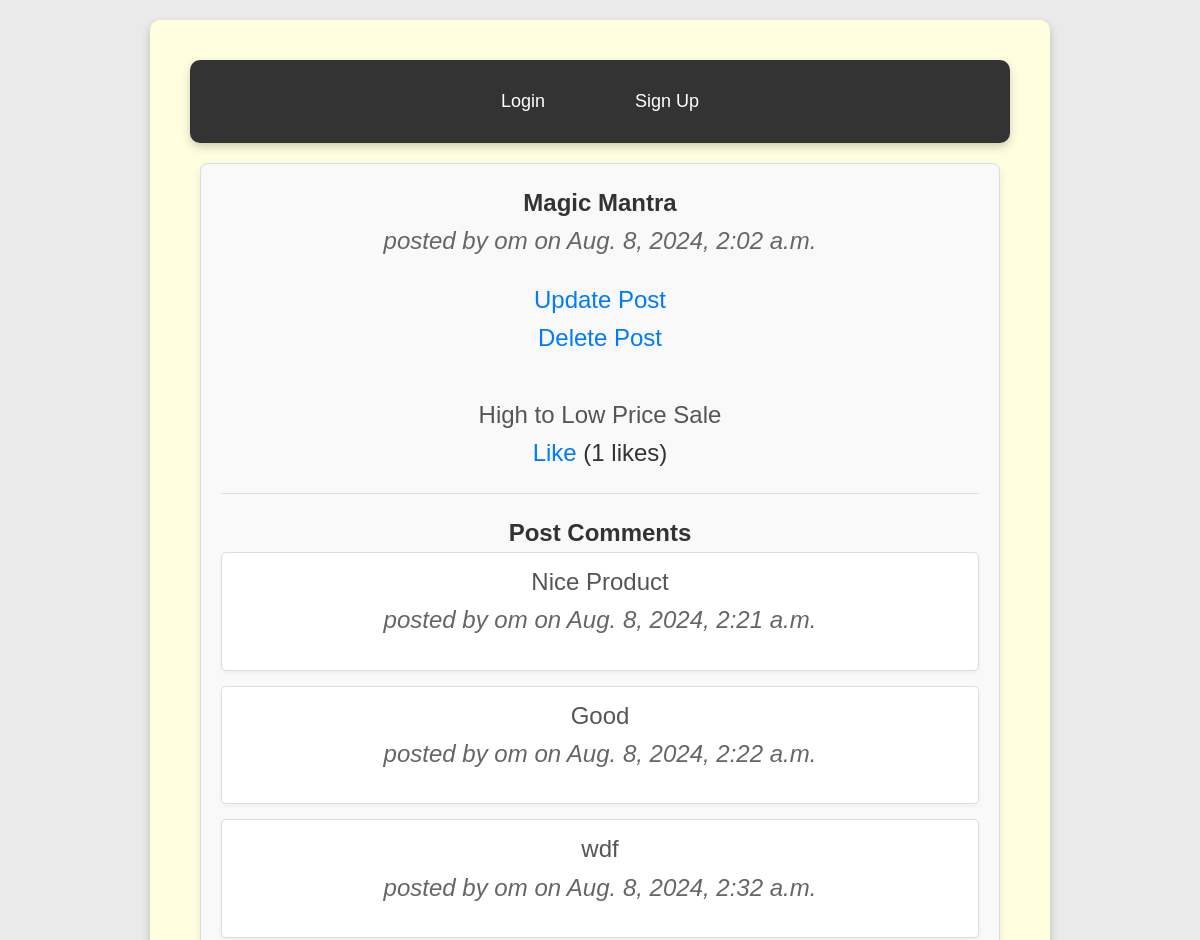
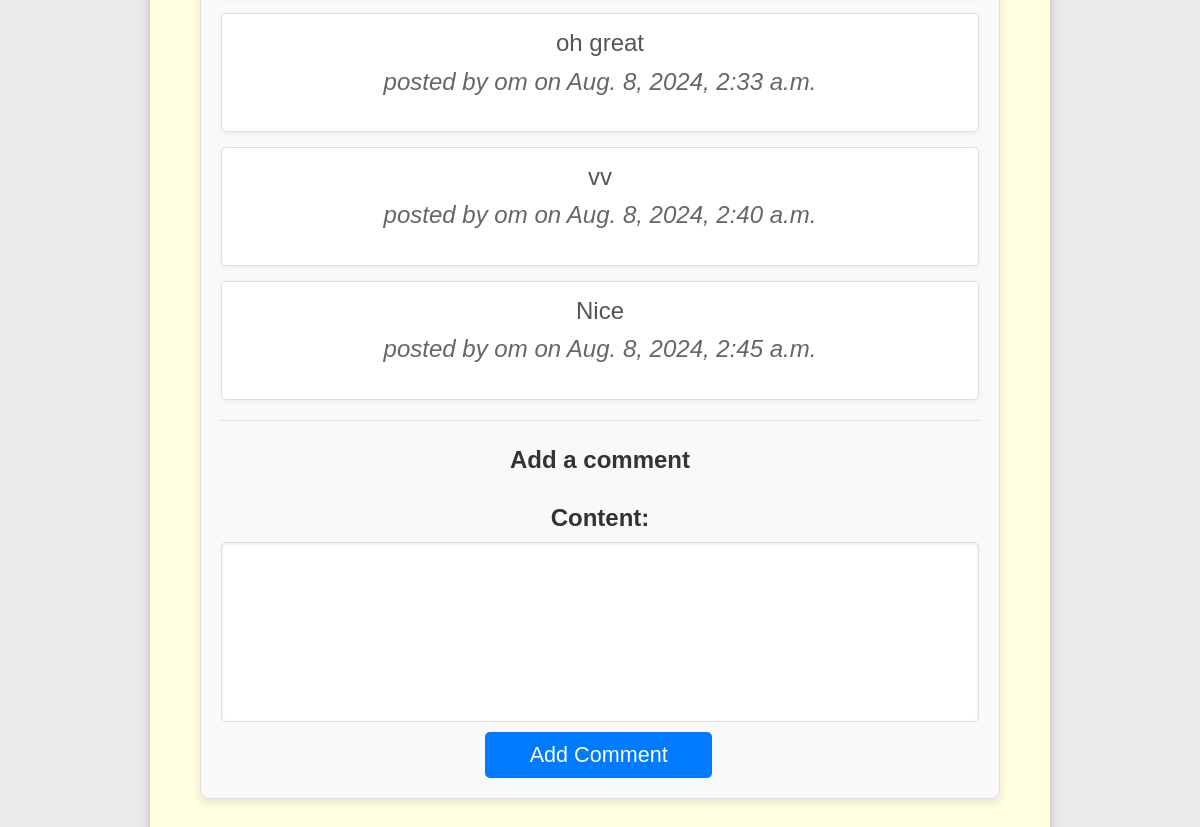
/post/5/, run on the app's committed database (2 pictures, top to bottom).
### blog/models.py (models this page shows, shortened)
class Post(models.Model):
    STATUS_CHOICES = (
        ('draft', 'Draft'),
        ('published', 'Published'),
    )
    title = models.CharField(max_length=200)
    content = models.TextField()
    author = models.ForeignKey(User, on_delete=models.CASCADE)
    created_at = models.DateTimeField(auto_now_add=True)
    updated_at = models.DateTimeField(auto_now=True)
    status = models.CharField(max_length=10, choices=STATUS_CHOICES, default='draft')
    likes = models.ManyToManyField(User, related_name='post_likes')
    def total_likes(self):
        return self.likes.count()

class Comment(models.Model):
    post = models.ForeignKey(Post, on_delete=models.CASCADE, related_name='comments')
    author = models.ForeignKey(User, on_delete=models.CASCADE)
    content = models.TextField()
    created_at = models.DateTimeField(auto_now_add=True)

### blog/views.py (the view)
# urls.py: path('post/<int:pk>/', views.post_detail, name='post_detail'),
def post_detail(request, pk):
    post = get_object_or_404(Post, pk=pk)
    comments = post.comments.all()
    is_liked = False
    if post.likes.filter(id=request.user.id).exists():
        is_liked = True
    context = {
        'post': post,
        'comments': comments,
        'is_liked': is_liked,
        'total_likes': post.total_likes(),
        'comment_form': CommentForm()
    }
    return render(request, 'blog/post_detail.html', context)

### blog/forms.py
class CommentForm(forms.ModelForm):
    class Meta:
        model = Comment
        fields = ['content']

### blog/templates/blog/post_detail.html (shortened to what this page needs)
{% extends 'blog/base.html' %}
{% block content %}
<div class="post-detail">
    <h1>{{ post.title }} </h1>
    <small><em>posted by {{ post.author }} on {{ post.created_at }}</em></small>
    <a href="edit/">Update Post</a>
    <br/>
    <a href="delete/">Delete Post</a>
    <br/><br/>
    <p>{{ post.content }}</p>
    <a href="{% url 'like_post' post.pk %}">
        {% if is_liked %}
            Unlike
        {% else %}
            Like
        {% endif %}
    </a> ({{ total_likes }} likes)
    <hr/>
    <h3>Post Comments</h3>
    <ul>
        {% if comments %}
            {% for comment in comments %}
                <li>
                    <p>{{ comment.content }}</p>
                    <small><em>posted by {{ comment.author }} on {{ comment.created_at }}</em></small>
                </li>
            {% endfor %}
        {% else %}
            <li>No comments yet</li>
        {% endif %}
    </ul>
    <hr/>
    <h3>Add a comment</h3>
    <form method="post" action="{% url 'add_comment' post.id %}" class="comment-form">
        <label for="id_content">Content:</label>
        {{ comment_form.content }}
        <button type="submit">Add Comment</button>
    </form>
</div>
{% endblock %}

### blog/templates/blog/base.html (shortened to what this page needs)
<!DOCTYPE html>
<html lang="en">
<head>
</head>
<body>
    <div class="container">
        <div class="nav">
            {% if user.is_authenticated %}
                <a href="{% url 'ulogout' %}">Logout</a>
                <a href="{% url 'ucp' %}">Change Password</a>
                <a href="{% url 'uhome' %}">Home</a>
            {% else %}
                <a href="{% url 'ulogin' %}">Login</a>
                <a href="{% url 'usignup' %}">Sign Up</a>
            {% endif %}
        </div>
        {% block content %}
        {% endblock %}
    </div>
</body>
</html>

### blog/templates/blog/base.html (style rules this page uses)
* { box-sizing: border-box; font-family: 'Arial', sans-serif; margin: 0; padding: 0; }
body { background-color: #eaeaea; color: #333; line-height: 1.6; padding: 20px; }
.nav { background-color: #333; padding: 15px; display: flex; justify-content: center; align-items: center; border-radius: 10px; box-shadow: 0 4px 10px rgba(0, 0, 0, 0.2); margin-bottom: 20px; }
.nav a { color: #fff; text-decoration: none; margin: 0 20px; padding: 12px 25px; border-radius: 8px; font-size: 18px; transition: background-color 0.3s ease, transform 0.2s ease; }
.container { max-width: 900px; margin: 0 auto; padding: 40px; min-height: 500px; text-align: center; background-color: lightyellow; border-radius: 10px; box-shadow: 0 4px 10px rgba(0, 0, 0, 0.2); }
@media (min-width: 768px) { * { font-size: 20px; } }
@media (min-width: 992px) { * { font-size: 22px; } }
@media (min-width: 1200px) { * { font-size: 24px; } }

### blog/templates/blog/post_detail.html (style rules this page uses)
.post-detail { padding: 20px; border: 1px solid #ddd; border-radius: 8px; background-color: #f9f9f9; box-shadow: 0 4px 8px rgba(0, 0, 0, 0.1); margin: 20px auto; max-width: 800px; }
.post-detail p { line-height: 1.6; color: #555; }
.post-detail a { color: #007bff; text-decoration: none; }
.post-detail hr { margin: 20px 0; border: 0; height: 1px; background: #ddd; }
.post-detail ul { list-style: none; padding: 0; }
.post-detail li { margin-bottom: 15px; padding: 10px; background-color: #fff; border: 1px solid #ddd; border-radius: 5px; box-shadow: 0 2px 4px rgba(0, 0, 0, 0.05); }
.post-detail form { margin-top: 20px; }
.post-detail button { background-color: #007bff; color: #fff; border: none; padding: 10px 20px; border-radius: 5px; cursor: pointer; text-align: center; font-size: 1.8vw; transition: background-color 0.3s; }
textarea { resize: none; width: 100%; height: 180px; padding: 10px; border: 1px solid #ddd; border-radius: 5px; box-shadow: inset 0 1px 3px rgba(0, 0, 0, 0.1); font-size: 16px; color: #555; margin-bottom: 10px; }
.post-detail small { display: block; margin-bottom: 20px; color: #666; }
.comment-form { display: flex; flex-direction: column; }
.comment-form label { margin-bottom: 5px; font-weight: bold; }
.comment-form textarea { margin-bottom: 10px; }
button { text-align:center; margin-left:22vw; width:30%; }

### data on the page
Post: title "Magic Mantra", author "om", created_at "Aug. 8, 2024, 2:02 a.m.", content "High to Low Price Sale"
Comment: content "Nice Product", author "om", created_at "Aug. 8, 2024, 2:21 a.m."
Comment: content "Good", author "om", created_at "Aug. 8, 2024, 2:22 a.m."
Comment: content "wdf", author "om", created_at "Aug. 8, 2024, 2:32 a.m."
Comment: content "oh great", author "om", created_at "Aug. 8, 2024, 2:33 a.m."
Comment: content "vv", author "om", created_at "Aug. 8, 2024, 2:40 a.m."
Comment: content "Nice", author "om", created_at "Aug. 8, 2024, 2:45 a.m."

### other printed values
{{ total_likes }} "1"
